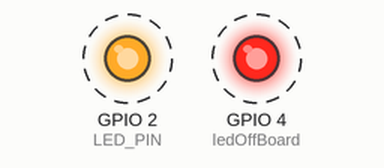
A sketch run on a simulated ESP32. On the bench: output pins drawn as LEDs (lit = HIGH). Dashed ring = blinking.

Above: at 0.5 s.
Timing chart, 0 to 4.6 s (numbered marks = the images above):
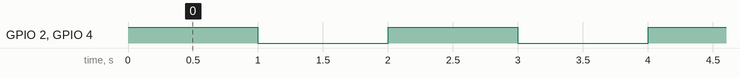

Measured:
- by itself, GPIO 2 (LED_PIN), GPIO 4 (ledOffBoard): alternates HIGH for 1.0 s and LOW for 1.0 s

The sketch:

sketch.ino
```cpp
#define LED_PIN 2
const int ledOffBoard = 4;

void setup() {
    pinMode(LED_PIN, OUTPUT);
    pinMode(ledOffBoard, OUTPUT);
}

void loop() {
    digitalWrite(LED_PIN, HIGH);
    digitalWrite(ledOffBoard, HIGH);
    delay(1000);
    digitalWrite(LED_PIN, LOW);
    digitalWrite(ledOffBoard, LOW);
    delay(1000);
}
```
